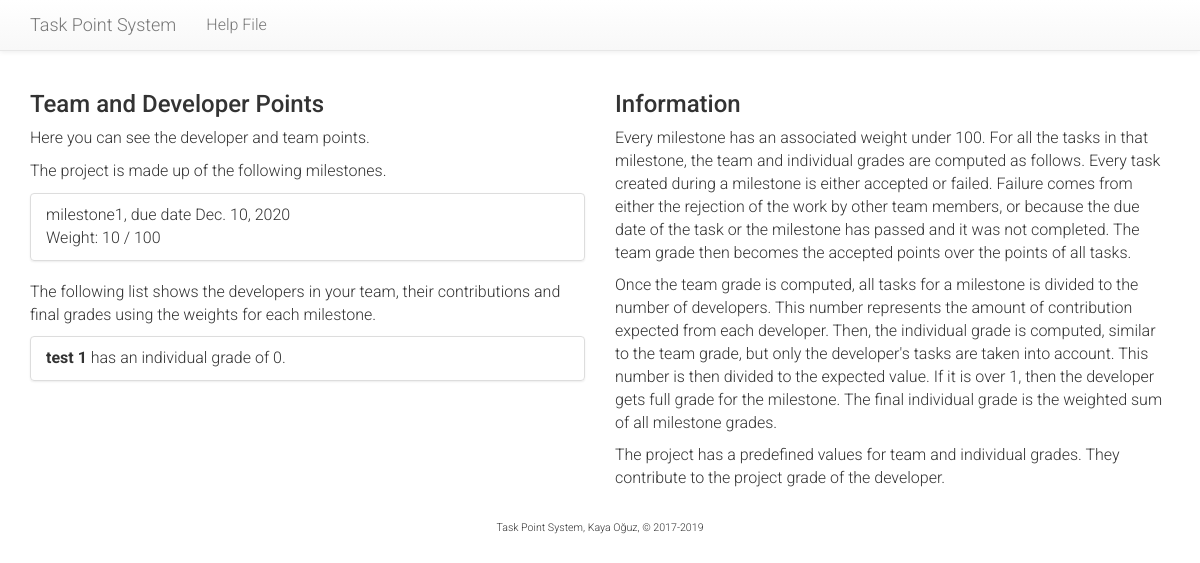
Screenshot of /tasks/team/points/ (signed in) with the database file from the repository.
### tasks/models.py (models this page shows, shortened)
class Milestone(models.Model):
    course = models.ForeignKey(Course, on_delete=models.CASCADE)
    name = models.CharField("Milestone", max_length=128)
    description = models.TextField("Milestone details")
    weight = models.PositiveSmallIntegerField(
        "Weight",
        default=10,
        validators=[MaxValueValidator(100), MinValueValidator(1)]
    )
    due = models.DateField("Due Date")
    def __str__(self):
        return self.name

class Developer(models.Model):
    id = models.CharField("ID", max_length=12, primary_key=True)
    user = models.OneToOneField(User, on_delete=models.CASCADE)
    team = models.ForeignKey(Team, on_delete=models.SET_NULL, blank=True, null=True)
    def __str__(self):
        return self.get_name()
    def get_name(self):
        return self.user.first_name + " " + self.user.last_name
    def get_all_accepted_points(self, m):
        p = 0
        for task in self.assignee.all().filter(milestone=m):
            if task.status == 5:
                p = p + task.get_points()
        return p
    def get_developer_grade(self, m):
        g = 0
        if self.team.get_developer_average(m) > 0:
            g = round((self.get_all_accepted_points(m) / self.team.get_developer_average(m)) * 100)
            if g > 100:
                g = 100
        return g
    def get_project_grade(self):
        team_grade = 0
        ind_grade = 0
        c = self.team.course
        for m in c.milestone_set.all():
            team_grade = team_grade + self.team.get_team_grade(m) * (m.weight / 100)
            ind_grade = ind_grade + self.get_developer_grade(m) * (m.weight / 100)
        return round(team_grade * (c.team_weight / 100) + ind_grade * (c.ind_weight / 100))

class Team(models.Model):
    course = models.ForeignKey(Course, on_delete=models.CASCADE)
    name = models.CharField("Team Name", max_length=128)
    github = models.CharField("Git Page", max_length=256, null=True)
    supervisor = models.ForeignKey(Supervisor, on_delete=models.SET_NULL, blank=True, null=True)
    team_size = models.PositiveSmallIntegerField("Team size", default=4, validators=[MaxValueValidator(99), MinValueValidator(1)])
    def get_all_task_points(self, m):
        p = 0
        for task in self.task_set.all().filter(milestone=m):
            p = p + task.get_points()
        return p
    def get_all_accepted_points(self, m):
        p = 0
        for task in self.task_set.all().filter(milestone=m):
            if task.status == 5:
                p = p + task.get_points()
        return p
    def get_team_grade(self, m):
        g = 0
        if self.get_all_task_points(m) > 0:
            g = round((self.get_all_accepted_points(m) / self.get_all_task_points(m)) * 100)
        return g
    def get_developer_average(self, m):
        return self.get_all_task_points(m) / self.developer_set.count()

class Course(models.Model):
    name = models.CharField("Course Name", max_length=256)
    number_of_students = models.PositiveSmallIntegerField("Number of Students", default=40, validators=[MaxValueValidator(99), MinValueValidator(1)])
    team_weight = models.PositiveSmallIntegerField(
        "Team weight",
        default=40,
        validators=[MaxValueValidator(99), MinValueValidator(1)]
    )
    ind_weight = models.PositiveSmallIntegerField(
        "Individual weight",
        default=60,
        validators=[MaxValueValidator(99), MinValueValidator(1)]
    )

class Task(models.Model):
    PRIORITY = (
        (3, 'Urgent'),
        (2, 'Planned'),
        (1, 'Low'),
    )
    DIFFICULTY = (
        (3, 'Difficult'),
        (2, 'Normal'),
        (1, 'Easy'),
    )
    STATUS = (
        (1, "Review"),
        (2, "Working on it"),
        (3, "Waiting for review"),
        (4, "Waiting for supervisor grade"),
        (5, "Rejected"),
        (6, "Accepted"),
    )
    milestone = models.ForeignKey(Milestone, on_delete=models.CASCADE)
    creator = models.ForeignKey(User, related_name='creator', on_delete=models.SET_NULL, blank=True, null=True)
    assignee = models.ForeignKey(
        Developer,
        on_delete=models.CASCADE,
        related_name='assignee',
        verbose_name="Assigned to"
    )
    team = models.ForeignKey(Team, on_delete=models.CASCADE)
    title = models.CharField("Brief task name", max_length=256)
    description = models.TextField("Description")
    due = models.DateField("Due Date", validators=[past_date_validator])
    date = models.DateTimeField("Created on", auto_now_add=True)
    completed = models.DateTimeField("Completed on", auto_now=True, blank=True, null=True)
    priority = models.PositiveSmallIntegerField("Priority", choices=PRIORITY, default=2)
    difficulty = models.PositiveSmallIntegerField("Difficulty", choices=DIFFICULTY, default=2)
    modifier = models.PositiveSmallIntegerField(
        "Modifier",
        default=3,
        validators=[MaxValueValidator(5), MinValueValidator(1)]
    )
    status = models.PositiveSmallIntegerField("Status", choices=STATUS, default=1)
    valid = models.BooleanField("Is Valid", default=False)
    def get_points(self):
        return (self.difficulty*self.priority)+self.modifier

### tasks/views.py (the view)
@login_required
def team_points(request):
    d = Developer.objects.get(user=request.user)
    t = d.team
    return render(
        request,
        'tasks/team_points.html',
        {
            'page_title': 'Team points',
            'team': t,
            'developers': t.developer_set.all(),
            'milestones': t.course.milestone_set.all()
        })

### tasks/templates/tasks/team_points.html
{% extends "tasks/base.html" %}
{% block leftcontent %}
<h3>Team and Developer Points</h3>
<p>Here you can see the developer and team points.</p>
<p> The project is made up of the following milestones.
<ul class="list-group">
  {% for m in milestones %}
    <li class="list-group-item">
      {{m}}, due date {{m.due}}<br />
      Weight: {{m.weight}} / 100
    </li>
  {% endfor %}
</ul>
</p>
<p>The following list shows the developers in your team, their contributions and
  final grades using the weights for each milestone.
<ul class="list-group">
{% for dev in developers %}
  <li class="list-group-item">
    <b>{{ dev }}</b> has an individual grade of {{ dev.get_project_grade }}.
  </li>
{% endfor %}
</ul>
</p>
{% endblock %}
{% block rightcontent %}
<h3>Information</h3>
<p>Every milestone has an associated weight under 100. For all the tasks in that milestone,
  the team and individual grades are computed as follows. Every task created during a
  milestone is either accepted or failed. Failure comes from either the rejection of
  the work by other team members, or because the due date of the task or the milestone
  has passed and it was not completed. The team grade then becomes the accepted points
  over the points of all tasks.</p>
  <p>Once the team grade is computed, all tasks for a milestone is divided to the
    number of developers. This number represents the amount of contribution expected
    from each developer. Then, the individual grade is computed, similar to the
    team grade, but only the developer's tasks are taken into account. This number
    is then divided to the expected value. If it is over 1, then the developer gets
    full grade for the milestone. The final individual grade is the weighted sum of
    all milestone grades.
  </p>
  <p>The project has a predefined values for team and individual grades. They contribute
    to the project grade of the developer. </p>
{% endblock%}

### tasks/static/tasks/style.css (style rules this page uses)
body, div, p, td, li { font-family: "Roboto"; font-weight: 300; font-size: 12pt; }

### rows the page displays
Milestone: name "milestone1", due "Dec. 10, 2020", weight "10"
Developer: user.last_name "test 1", get_project_grade "0"
